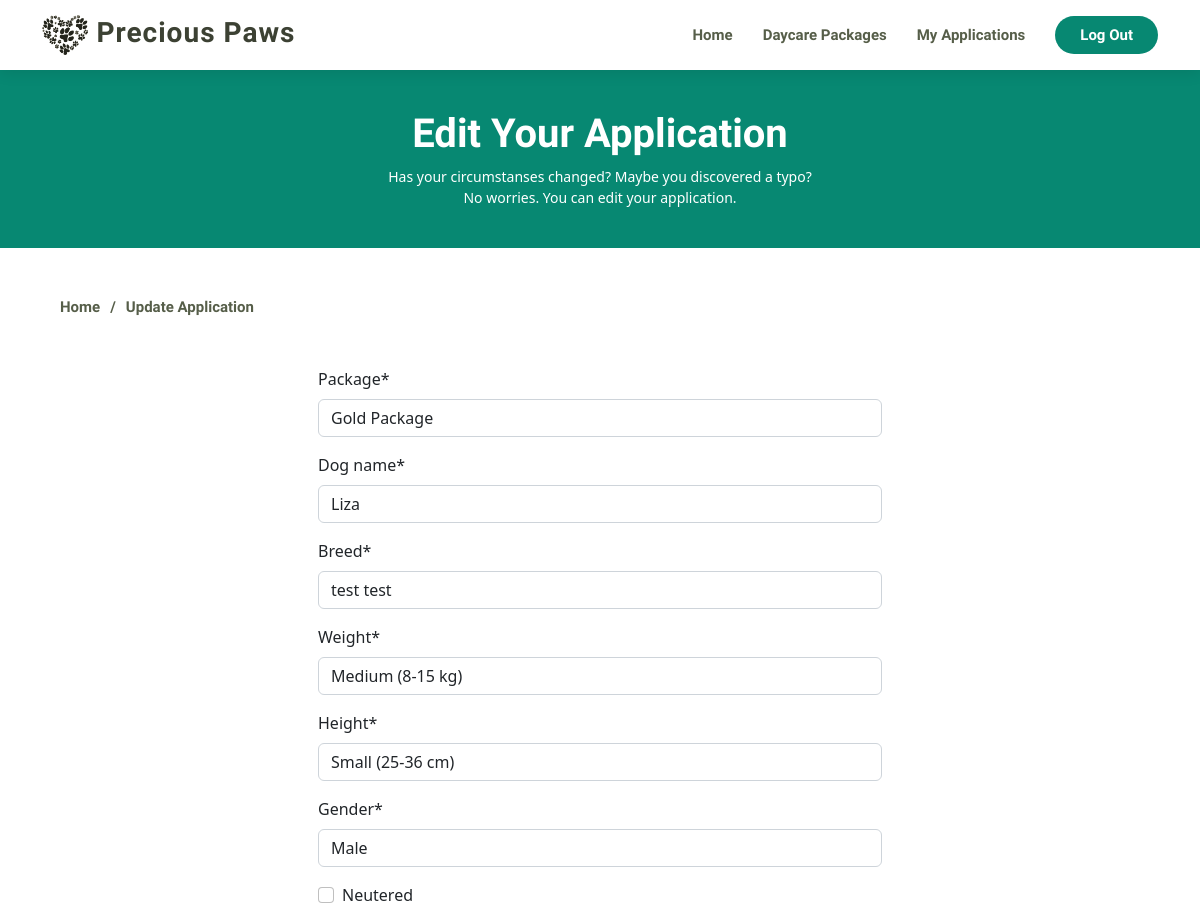
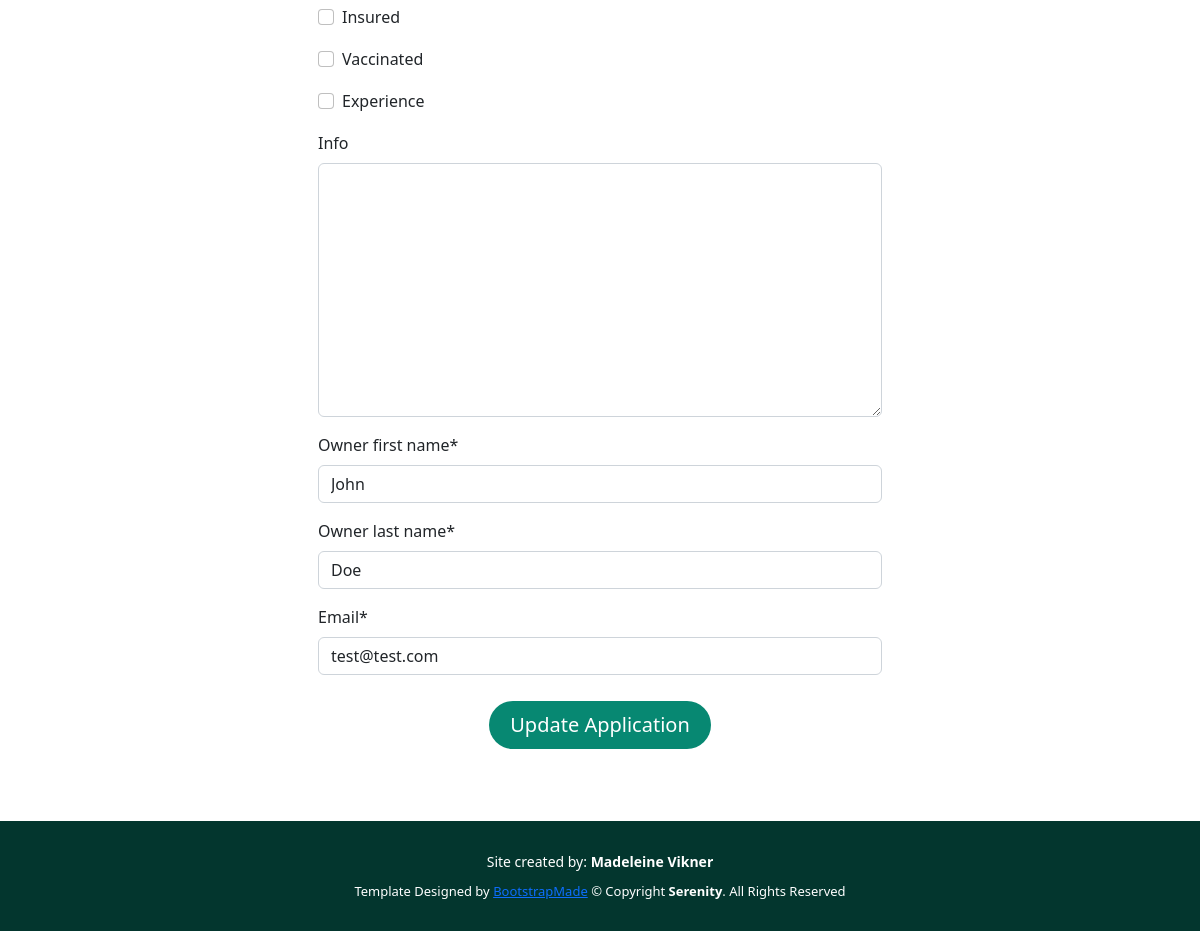
Before: /edit_application/12/ (signed in) with the older database file (2 pictures, top to bottom).
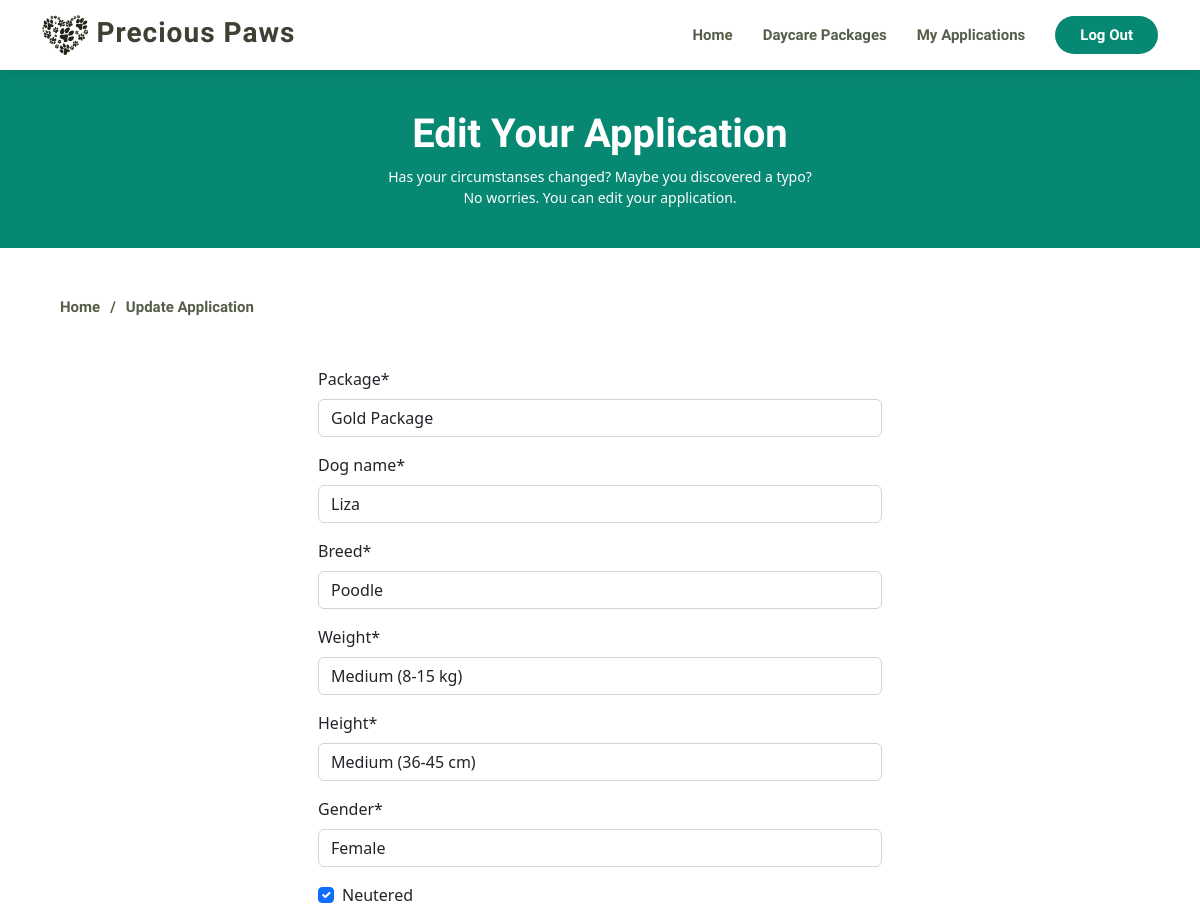
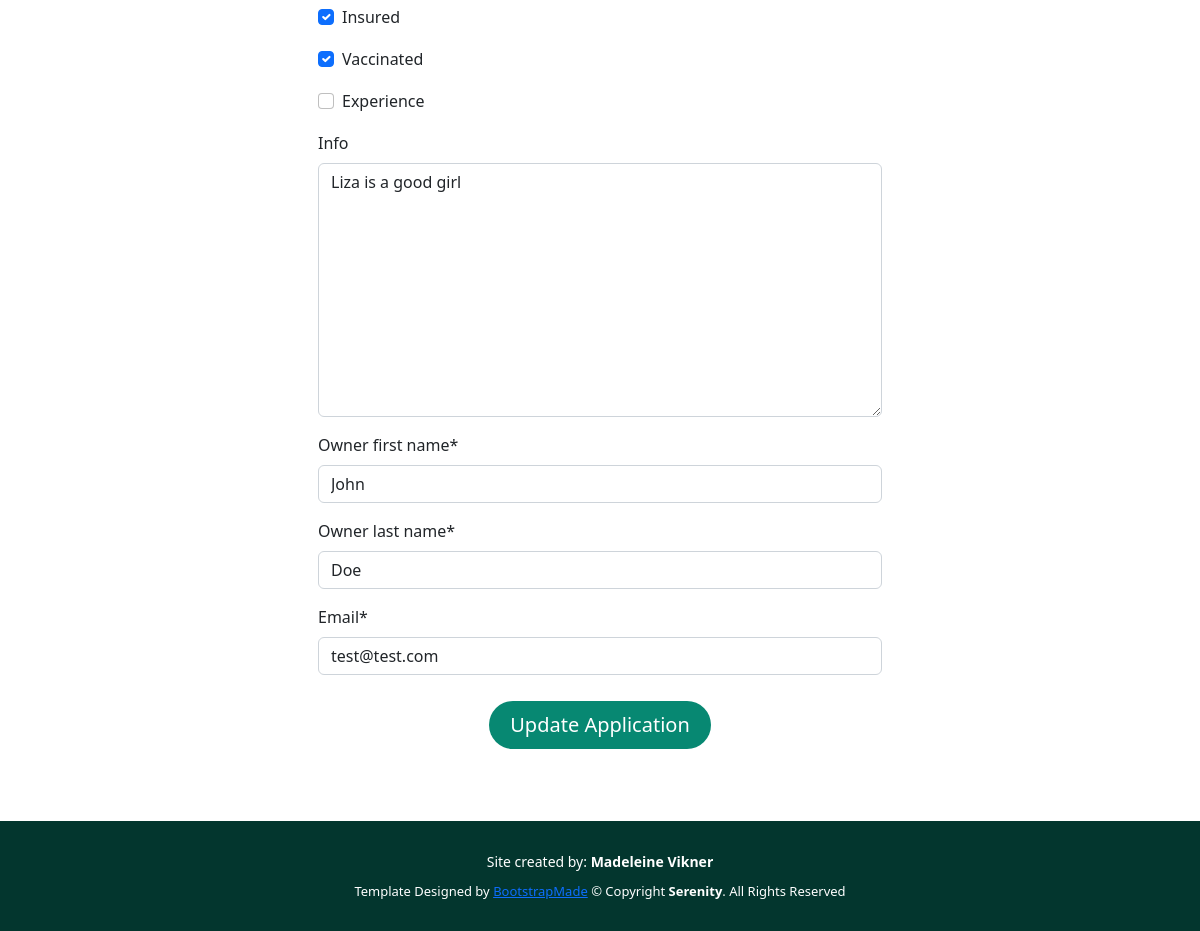
After: the same page with the newer database file (2 pictures, top to bottom).
### daycare/models.py (models this page shows, shortened)
class Application(models.Model):
    PACKAGE = [
        (None, 'Pick a choice'),
        ('Iron', 'Iron Package'),
        ('Bronze', 'Bronze Package'),
        ('Silver', 'Silver Package'),
        ('Gold', 'Gold Package')
    ]
    STATUS = [
        (0, 'Pending'),
        (1, 'Approved'),
        (3, 'Rejected')
    ]
    WEIGHT_CHOICES = [
        (None, 'Pick a choice'),
        ('Mini', 'Mini (< 2 kg)'),
        ('Small', 'Small (2-8 kg)'),
        ('Medium', 'Medium (8-15 kg)'),
        ('Large', 'Large (> 15 kg)')
    ]
    HEIGHT_CHOICES = [
        (None, 'Pick a choice'),
        ('Mini', 'Mini (< 25 cm)'),
        ('Small', 'Small (25-36 cm)'),
        ('Medium', 'Medium (36-45 cm)'),
        ('Large', 'Large (> 45 cm)')
    ]
    GENDER_CHOICES = [
        (None, 'Pick a choice'),
        ('Male', 'Male'),
        ('Female', 'Female')
    ]
    dog_name = models.CharField(max_length=200, blank=False)
    author = models.CharField(max_length=80)
    created_on = models.DateTimeField(auto_now_add=True)
    status = models.IntegerField(choices=STATUS, default=0)
    package = models.CharField(
        max_length=10,
        choices=PACKAGE,
        default=None
        )
    breed = models.CharField(max_length=200, blank=False, default='')
    weight = models.CharField(
        max_length=10,
        choices=WEIGHT_CHOICES,
        default=None
        )
    height = models.CharField(
        max_length=10,
        choices=HEIGHT_CHOICES,
        default=None
        )
    gender = models.CharField(
        max_length=10,
        choices=GENDER_CHOICES,
        default=None
        )
    neutered = models.BooleanField(default=False)
    insured = models.BooleanField(default=False)
    vaccinated = models.BooleanField(default=False)
    experience = models.BooleanField(default=False)
    info = models.TextField(blank=True)
    owner_first_name = models.CharField(max_length=200, blank=False)
    owner_last_name = models.CharField(max_length=200, blank=False)
    email = models.EmailField(blank=False)
    class Meta:
        ordering = ['created_on']

### daycare/views.py (the view)
# urls.py: path('edit_application/<int:pk>/', views.EditApplication.as_view(), name='edit_application'),
class EditApplication(SuccessMessageMixin, UpdateView):
    model = Application
    template_name = 'edit_application.html'
    fields = (
            'package',
            'dog_name',
            'breed',
            'weight',
            'height',
            'gender',
            'neutered',
            'insured',
            'vaccinated',
            'experience',
            'info',
            'owner_first_name',
            'owner_last_name',
            'email',
        )
    pk_url_kwarg = 'pk'
    success_url = reverse_lazy('my_applications')
    success_message = "Your application has been updated."

### templates/edit_application.html (shortened to what this page needs)
{% extends "base.html" %}
{% block content %}
{% load crispy_forms_tags %}
<section id="breadcrumbs" class="breadcrumbs">
    <div class="breadcrumb-hero">
        <div class="container">
            <div class="breadcrumb-hero">
                <h1><strong>Edit Your Application</strong></h1>
                <p>Has your circumstanses changed? Maybe you discovered a typo?</p>
                <p>No worries. You can edit your application.</p>
            </div>
        </div>
    </div>
    <div class="container navbar">
        <ol>
            <li><a href="{% url 'home' %}">Home</a></li>
            <li class="crumb">Update Application</li>
        </ol>
    </div>
</section>
{% if user.is_authenticated %}
<div class="row">
    <div class="col-lg-6 p-4 pt-0 container-sm mb-5">
        <form method="post" class="d-flex justify-content-center flex-column">
            {{ form |crispy }}
            <div class="row d-flex justify-content-center">
                <div class="col-6 d-flex justify-content-center">
                    <button type="submit" class="btn btn-signup btn-lg" id="apply-button">Update Application</button>
                </div>
            </div>
        </form>
    </div>
</div>
{% else %}
<div class="row">
    <div class="col mb-5 min-vh-100">
        <h2 class="text-center">You need to be logged in to apply for daycare</h2>
    </div>
</div>
{% endif %}
{% endblock %}

Changed rows visible on the page:
changed Application "Gold Package": breed "test test" → "Poodle"; height "Small (25-36 cm)" → "Medium (36-45 cm)"; gender "Male" → "Female"; neutered "☐" → "☑"; insured "☐" → "☑"; vaccinated "☐" → "☑"; info (not shown) → "Liza is a good girl"
